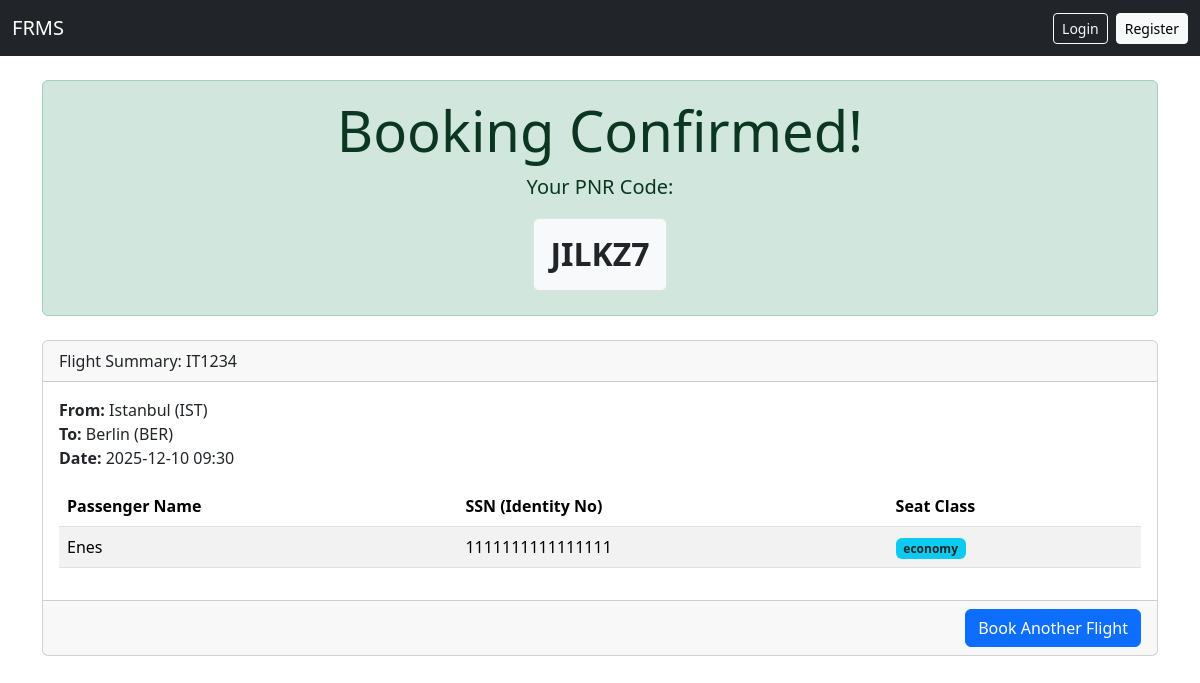
Screenshot of /booking/success/JILKZ7 with the database file from the repository.
### tables this page shows
CREATE TABLE passengers (
            id INTEGER PRIMARY KEY AUTOINCREMENT,
            flight_no TEXT NOT NULL,
            name TEXT NOT NULL,
            age INTEGER,
            nationality TEXT,
            seat_type TEXT,  -- business or economy
            seat_no TEXT,    -- may be NULL
            group_id INTEGER,
            parent_id INTEGER
        , pnr TEXT, ssn TEXT);

CREATE TABLE flights (
            id INTEGER PRIMARY KEY AUTOINCREMENT,
            flight_no TEXT UNIQUE NOT NULL,
            date_time TEXT NOT NULL,
            duration_minutes INTEGER,
            distance_km INTEGER,
            source TEXT,
            destination TEXT,
            vehicle_type TEXT,
            shared_flight_no TEXT,
            shared_company TEXT
        );

### app.py (the view)
@app.route("/booking/success/<pnr>")
def booking_success(pnr):
    db = get_db()
    passengers = db.execute("SELECT * FROM passengers WHERE pnr=?", (pnr,)).fetchall()
    if not passengers: return "PNR not found"
    passengers = [dict(p) for p in passengers]
    flight = db.execute("SELECT * FROM flights WHERE flight_no=?", (passengers[0]["flight_no"],)).fetchone()
    return render_template("booking_success.html", user=current_user(), pnr=pnr, flight=flight, passengers=passengers)

### app.py (called while the page is built)
def get_db():
    if "db" not in g:
        g.db = sqlite3.connect(DATABASE)
        g.db.row_factory = sqlite3.Row
    return g.db

def current_user():
    if "user_id" not in session: return None
    return get_db().execute("SELECT * FROM users WHERE id = ?", (session["user_id"],)).fetchone()

### templates/booking_success.html
{% extends "base.html" %}
{% block content %}
<div class="alert alert-success text-center">
    <h1 class="display-4">Booking Confirmed!</h1>
    <p class="lead">Your PNR Code:</p>
    <h2 class="fw-bold text-dark p-3 bg-light d-inline-block rounded border">{{ pnr }}</h2>
</div>
<div class="card mt-4">
    <div class="card-header">
        Flight Summary: {{ flight['flight_no'] }}
    </div>
    <div class="card-body">
        <p>
            <strong>From:</strong> {{ flight['source'] }} <br>
            <strong>To:</strong> {{ flight['destination'] }} <br>
            <strong>Date:</strong> {{ flight['date_time'] }}
        </p>
        <table class="table table-striped mt-3">
            <thead>
                <tr>
                    <th>Passenger Name</th>
                    <th>SSN (Identity No)</th>
                    <th>Seat Class</th>
                </tr>
            </thead>
            <tbody>
                {% for p in passengers %}
                <tr>
                    <td>{{ p['name'] }}</td>
                    <td>{{ p['ssn'] }}</td>
                    <td><span class="badge bg-info text-dark">{{ p['seat_type'] }}</span></td>
                </tr>
                {% endfor %}
            </tbody>
        </table>
    </div>
    <div class="card-footer text-end">
        <a href="{{ url_for('flight_search') }}" class="btn btn-primary">Book Another Flight</a>
    </div>
</div>
{% endblock %}

### rows the page displays
passengers: pnr "JILKZ7", name "Enes", ssn "1111111111111111", seat_type "economy"
flights: flight_no "IT1234", source "Istanbul (IST)", destination "Berlin (BER)", date_time "2025-12-10 09:30"
